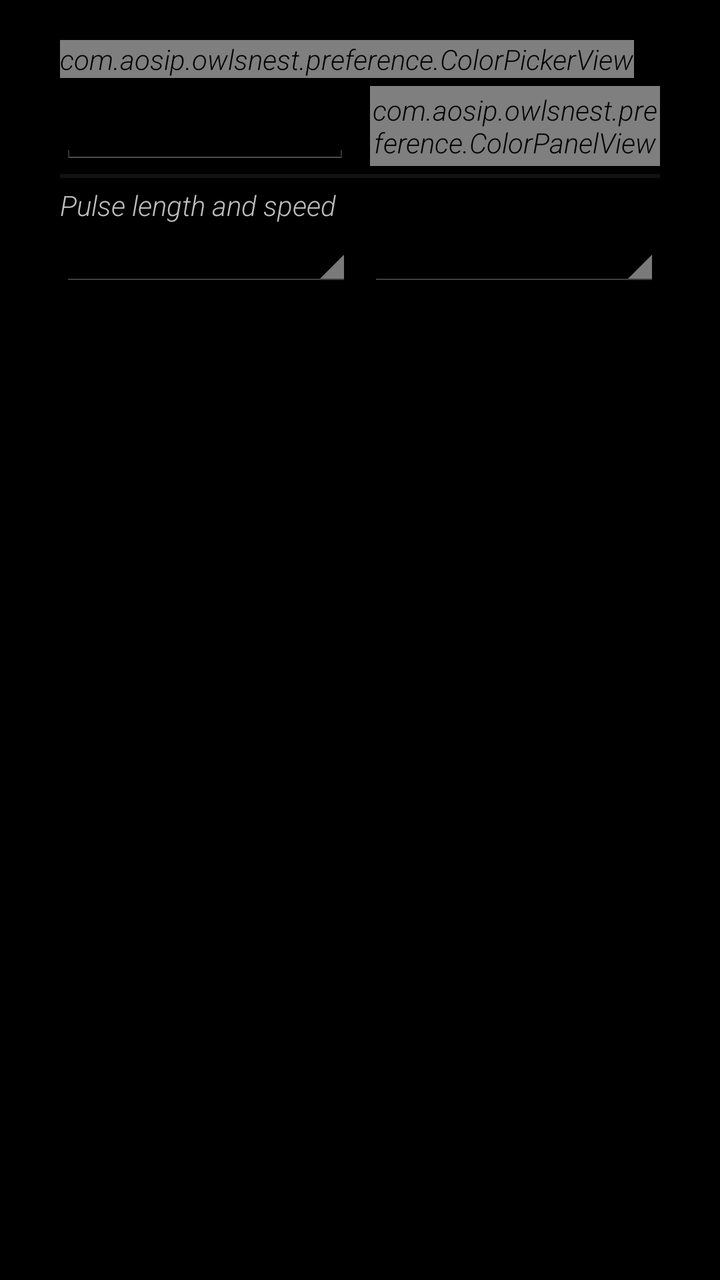
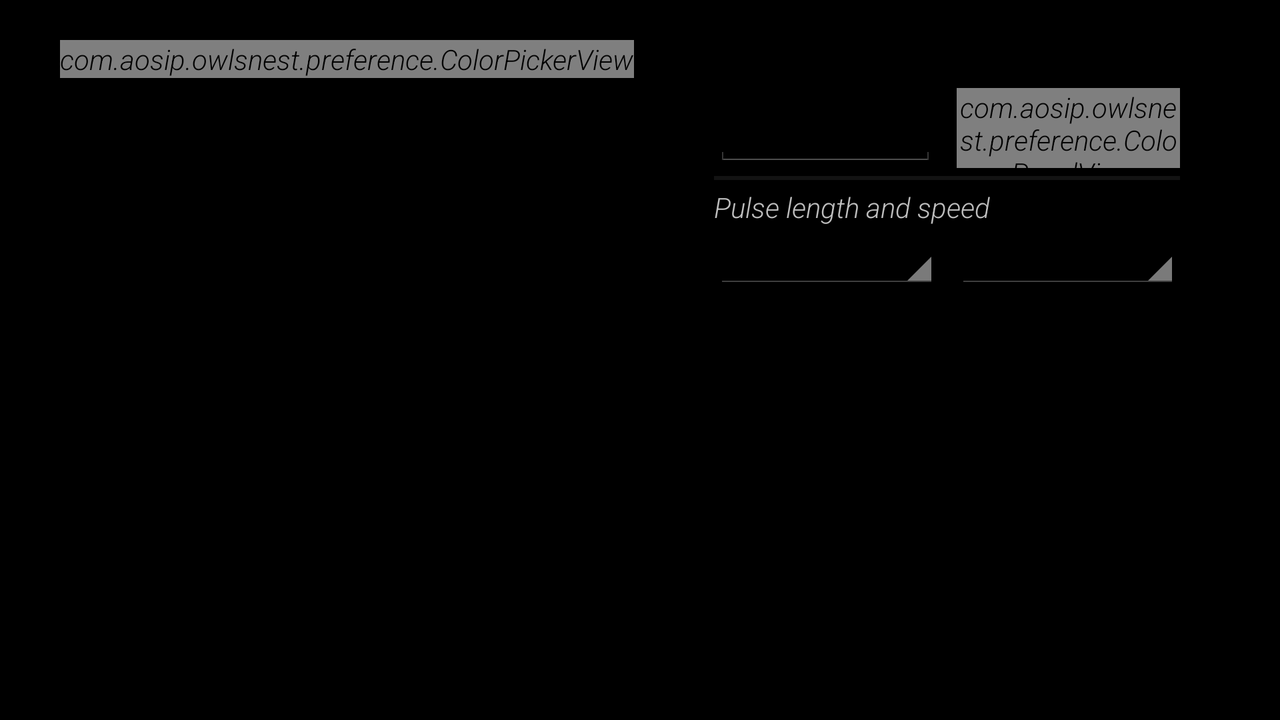

Two renders of one Android screen. The first uses the default layout on a phone; the second uses the alternative layout the repository ships for a different screen configuration, on a matching device. The two XML files are below.
<!-- AndroidManifest.xml: application theme application_theme_dark -->
<!-- res/layout/dialog_notification_settings.xml -->
<?xml version="1.0" encoding="utf-8"?>
<LinearLayout xmlns:android="http://schemas.android.com/apk/res/android"
    android:layout_width="wrap_content"
    android:layout_height="wrap_content"
    android:orientation="vertical"
    android:paddingTop="@dimen/alert_dialog_padding_material"
    android:paddingStart="@dimen/alert_dialog_padding_material"
    android:paddingEnd="@dimen/alert_dialog_padding_material" >
    <com.aosip.owlsnest.preference.ColorPickerView
        android:id="@+id/color_picker_view"
        android:layout_width="wrap_content"
        android:layout_height="wrap_content"
        android:layout_marginEnd="10dp"
        android:layout_marginStart="10dp" />
    <LinearLayout
        android:id="@+id/color_panel_view"
        android:layout_width="match_parent"
        android:layout_height="40dp"
        android:layout_marginEnd="10dp"
        android:layout_marginStart="10dp"
        android:layout_marginTop="4dp"
        android:orientation="horizontal" >
        <EditText
            android:id="@+id/hex_color_input"
            android:layout_width="0px"
            android:layout_height="match_parent"
            android:layout_weight="0.5"
            android:digits="0123456789ABCDEFabcdef"
            android:inputType="textNoSuggestions"
            android:maxLength="6" />
        <com.aosip.owlsnest.preference.ColorPanelView
            android:id="@+id/color_panel"
            android:layout_width="0px"
            android:layout_height="match_parent"
            android:layout_marginStart="10dp"
            android:layout_weight="0.5" />
    </LinearLayout>
        <LinearLayout
            android:id="@+id/speed_title_view"
            android:layout_width="match_parent"
            android:layout_height="wrap_content"
            android:layout_below="@id/color_panel_view"
            android:layout_marginStart="10dp"
            android:layout_marginEnd="10dp"
            android:layout_marginTop="4dp"
            android:orientation="vertical" >

            <View
                android:id="@+id/lights_dialog_divider"
                android:layout_width="match_parent"
                android:layout_height="2dp"
                android:background="@android:drawable/divider_horizontal_dark" />

            <TextView
                android:layout_width="match_parent"
                android:layout_height="wrap_content"
                android:layout_marginTop="4dp"
                android:text="@string/pulse_speed_title"
                android:textAppearance="?android:attr/textAppearanceSmall" />

            <LinearLayout
                android:layout_width="match_parent"
                android:layout_height="wrap_content"
                android:orientation="horizontal"
                android:paddingBottom="4dip" >

                <Spinner
                    android:id="@+id/on_spinner"
                    android:layout_width="match_parent"
                    android:layout_height="wrap_content"
                    android:layout_weight="1" />

                <View
                    android:layout_width="8dip"
                    android:layout_height="match_parent" />

                <Spinner
                    android:id="@+id/off_spinner"
                    android:layout_width="match_parent"
                    android:layout_height="wrap_content"
                    android:layout_weight="1" />
            </LinearLayout>
        </LinearLayout>
</LinearLayout>
<!-- resources referenced by this layout -->
<resources>
  <dimen name="alert_dialog_padding_material">20dp</dimen>
  <string name="pulse_speed_title">Pulse length and speed</string>
  <style name="application_theme_dark" parent="@android:style/Theme.Holo">
          <item name="android:actionBarStyle">@android:style/Widget.Holo.ActionBar.Solid</item>
          <item name="android:buttonStyle">@style/button_style</item>
          <item name="android:textViewStyle">@style/text_view_light_style</item>
      </style>
  <style name="button_style" parent="android:Widget.Holo.Button">
          <item name="android:fontFamily">sans-serif-condensed</item>
      </style>
  <style name="text_view_light_style" parent="android:Widget.Holo.TextView">
          <item name="android:fontFamily">sans-serif-light</item>
          <item name="android:textStyle">italic</item>
      </style>
</resources>
<!-- res/layout-land/dialog_notification_settings.xml (the author's variant of the layout above) -->
<!-- drawn on the phone turned sideways -->
<?xml version="1.0" encoding="utf-8"?>
<LinearLayout xmlns:android="http://schemas.android.com/apk/res/android"
    android:layout_width="wrap_content"
    android:layout_height="wrap_content"
    android:orientation="horizontal"
    android:paddingTop="@dimen/alert_dialog_padding_material"
    android:paddingStart="@dimen/alert_dialog_padding_material"
    android:paddingEnd="@dimen/alert_dialog_padding_material" >
    <com.aosip.owlsnest.preference.ColorPickerView
        android:id="@+id/color_picker_view"
        android:layout_width="wrap_content"
        android:layout_height="wrap_content"
        android:layout_marginEnd="10dp"
        android:layout_marginStart="10dp" />
    <LinearLayout
        android:layout_width="wrap_content"
        android:layout_height="wrap_content"
        android:orientation="vertical"
        android:paddingTop="@dimen/alert_dialog_padding_material"
        android:paddingStart="@dimen/alert_dialog_padding_material"
        android:paddingEnd="@dimen/alert_dialog_padding_material" >
        <LinearLayout
            android:id="@+id/color_panel_view"
            android:layout_width="match_parent"
            android:layout_height="40dp"
            android:layout_marginEnd="10dp"
            android:layout_marginStart="10dp"
            android:layout_marginTop="4dp"
            android:orientation="horizontal" >
            <EditText
                android:id="@+id/hex_color_input"
                android:layout_width="0px"
                android:layout_height="match_parent"
                android:layout_weight="0.5"
                android:digits="0123456789ABCDEFabcdef"
                android:inputType="textNoSuggestions"
                android:maxLength="6" />
            <com.aosip.owlsnest.preference.ColorPanelView
                android:id="@+id/color_panel"
                android:layout_width="0px"
                android:layout_height="match_parent"
                android:layout_marginStart="10dp"
                android:layout_weight="0.5" />
        </LinearLayout>
        <LinearLayout
            android:id="@+id/speed_title_view"
            android:layout_width="match_parent"
            android:layout_height="wrap_content"
            android:layout_below="@id/color_panel_view"
            android:layout_marginStart="10dp"
            android:layout_marginEnd="10dp"
            android:layout_marginTop="4dp"
            android:orientation="vertical" >
            <View
                android:id="@+id/lights_dialog_divider"
                android:layout_width="match_parent"
                android:layout_height="2dp"
                android:background="@android:drawable/divider_horizontal_dark" />
            <TextView
                android:layout_width="match_parent"
                android:layout_height="wrap_content"
                android:layout_marginTop="4dp"
                android:text="@string/pulse_speed_title"
                android:textAppearance="?android:attr/textAppearanceSmall" />
            <LinearLayout
                android:layout_width="match_parent"
                android:layout_height="wrap_content"
                android:orientation="horizontal"
                android:paddingBottom="4dip" >
                <Spinner
                    android:id="@+id/on_spinner"
                    android:layout_width="match_parent"
                    android:layout_height="wrap_content"
                    android:layout_weight="1" />
                <View
                    android:layout_width="8dip"
                    android:layout_height="match_parent" />
                <Spinner
                    android:id="@+id/off_spinner"
                    android:layout_width="match_parent"
                    android:layout_height="wrap_content"
                    android:layout_weight="1" />
            </LinearLayout>
        </LinearLayout>
    </LinearLayout>
</LinearLayout>
